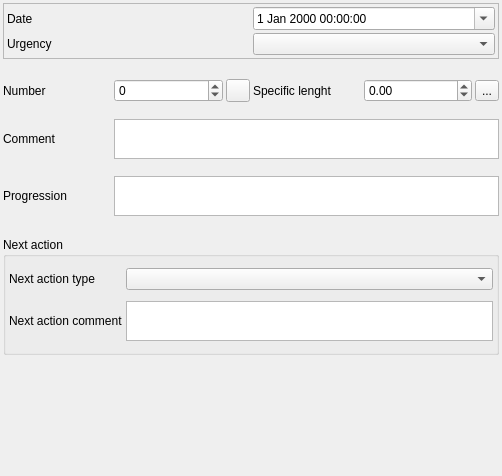
<?xml version="1.0" encoding="UTF-8"?>
<ui version="4.0">
 <class>Form_base3_levee</class>
 <widget class="QWidget" name="Form_base3_levee">
  <property name="geometry">
   <rect>
    <x>0</x>
    <y>0</y>
    <width>502</width>
    <height>476</height>
   </rect>
  </property>
  <property name="windowTitle">
   <string>Form</string>
  </property>
  <layout class="QVBoxLayout" name="verticalLayout">
   <property name="spacing">
    <number>3</number>
   </property>
   <property name="leftMargin">
    <number>3</number>
   </property>
   <property name="topMargin">
    <number>3</number>
   </property>
   <property name="rightMargin">
    <number>3</number>
   </property>
   <property name="bottomMargin">
    <number>3</number>
   </property>
   <item>
    <widget class="QFrame" name="frame">
     <property name="frameShape">
      <enum>QFrame::StyledPanel</enum>
     </property>
     <property name="frameShadow">
      <enum>QFrame::Raised</enum>
     </property>
     <layout class="QGridLayout" name="gridLayout_3">
      <property name="leftMargin">
       <number>3</number>
      </property>
      <property name="topMargin">
       <number>3</number>
      </property>
      <property name="rightMargin">
       <number>3</number>
      </property>
      <property name="bottomMargin">
       <number>3</number>
      </property>
      <property name="spacing">
       <number>3</number>
      </property>
      <item row="0" column="0">
       <widget class="QLabel" name="label">
        <property name="text">
         <string>Date</string>
        </property>
        <property name="wordWrap">
         <bool>true</bool>
        </property>
       </widget>
      </item>
      <item row="1" column="0">
       <widget class="QLabel" name="label_5">
        <property name="text">
         <string>Urgency</string>
        </property>
        <property name="wordWrap">
         <bool>true</bool>
        </property>
       </widget>
      </item>
      <item row="1" column="1">
       <widget class="QComboBox" name="gravity"/>
      </item>
      <item row="0" column="1">
       <widget class="QDateTimeEdit" name="datetimeobservation">
        <property name="calendarPopup">
         <bool>true</bool>
        </property>
       </widget>
      </item>
     </layout>
    </widget>
   </item>
   <item>
    <widget class="QStackedWidget" name="stackedWidget">
     <property name="currentIndex">
      <number>0</number>
     </property>
     <widget class="QWidget" name="page_infra">
      <layout class="QGridLayout" name="gridLayout" columnstretch="0,0,0,0,0,0">
       <property name="leftMargin">
        <number>0</number>
       </property>
       <property name="topMargin">
        <number>3</number>
       </property>
       <property name="rightMargin">
        <number>0</number>
       </property>
       <property name="bottomMargin">
        <number>3</number>
       </property>
       <property name="spacing">
        <number>3</number>
       </property>
       <item row="5" column="0">
        <widget class="QLabel" name="label_6">
         <property name="text">
          <string>Progression</string>
         </property>
         <property name="wordWrap">
          <bool>true</bool>
         </property>
        </widget>
       </item>
       <item row="1" column="1">
        <widget class="QSpinBox" name="number">
         <property name="minimum">
          <number>-1</number>
         </property>
         <property name="maximum">
          <number>999999</number>
         </property>
        </widget>
       </item>
       <item row="1" column="3">
        <widget class="QLabel" name="label_11">
         <property name="text">
          <string>Specific lenght</string>
         </property>
         <property name="wordWrap">
          <bool>true</bool>
         </property>
        </widget>
       </item>
       <item row="3" column="0">
        <widget class="QLabel" name="label_7">
         <property name="text">
          <string>Comment</string>
         </property>
         <property name="wordWrap">
          <bool>true</bool>
         </property>
        </widget>
       </item>
       <item row="1" column="0">
        <widget class="QLabel" name="label_2">
         <property name="text">
          <string>Number</string>
         </property>
         <property name="wordWrap">
          <bool>true</bool>
         </property>
        </widget>
       </item>
       <item row="1" column="2">
        <widget class="QToolButton" name="toolButton_calc_nb">
         <property name="text">
          <string/>
         </property>
         <property name="icon">
          <iconset>
           <normaloff>:/plugins/Lamia/icons/numpad.png</normaloff>:/plugins/Lamia/icons/numpad.png</iconset>
         </property>
        </widget>
       </item>
       <item row="1" column="4">
        <widget class="QDoubleSpinBox" name="specificlenght">
         <property name="minimum">
          <double>-1.000000000000000</double>
         </property>
         <property name="maximum">
          <double>999999.000000000000000</double>
         </property>
        </widget>
       </item>
       <item row="1" column="5">
        <widget class="QToolButton" name="toolButton_longueur">
         <property name="text">
          <string>...</string>
         </property>
        </widget>
       </item>
       <item row="3" column="1" colspan="5">
        <widget class="QTextEdit" name="comment">
         <property name="sizePolicy">
          <sizepolicy hsizetype="Expanding" vsizetype="Expanding">
           <horstretch>0</horstretch>
           <verstretch>0</verstretch>
          </sizepolicy>
         </property>
         <property name="maximumSize">
          <size>
           <width>16777215</width>
           <height>40</height>
          </size>
         </property>
        </widget>
       </item>
       <item row="5" column="1" colspan="5">
        <widget class="QTextEdit" name="progression">
         <property name="sizePolicy">
          <sizepolicy hsizetype="Expanding" vsizetype="Expanding">
           <horstretch>0</horstretch>
           <verstretch>0</verstretch>
          </sizepolicy>
         </property>
         <property name="maximumSize">
          <size>
           <width>16777215</width>
           <height>40</height>
          </size>
         </property>
        </widget>
       </item>
      </layout>
     </widget>
     <widget class="QWidget" name="page_equip">
      <layout class="QVBoxLayout" name="verticalLayout_3">
       <property name="spacing">
        <number>3</number>
       </property>
       <property name="leftMargin">
        <number>0</number>
       </property>
       <property name="topMargin">
        <number>9</number>
       </property>
       <property name="rightMargin">
        <number>0</number>
       </property>
       <property name="bottomMargin">
        <number>9</number>
       </property>
       <item>
        <widget class="QStackedWidget" name="stackedWidget_2">
         <property name="currentIndex">
          <number>2</number>
         </property>
         <widget class="QWidget" name="page">
          <layout class="QGridLayout" name="gridLayout_2">
           <property name="leftMargin">
            <number>0</number>
           </property>
           <property name="rightMargin">
            <number>0</number>
           </property>
           <item row="2" column="0">
            <spacer name="verticalSpacer_2">
             <property name="orientation">
              <enum>Qt::Vertical</enum>
             </property>
             <property name="sizeHint" stdset="0">
              <size>
               <width>20</width>
               <height>40</height>
              </size>
             </property>
            </spacer>
           </item>
           <item row="0" column="1">
            <widget class="QComboBox" name="conditionglobal"/>
           </item>
           <item row="0" column="0">
            <widget class="QLabel" name="label_3">
             <property name="text">
              <string>General condition</string>
             </property>
             <property name="wordWrap">
              <bool>true</bool>
             </property>
            </widget>
           </item>
           <item row="1" column="0">
            <widget class="QLabel" name="label_10">
             <property name="text">
              <string>Comment</string>
             </property>
             <property name="wordWrap">
              <bool>true</bool>
             </property>
            </widget>
           </item>
           <item row="1" column="1">
            <widget class="QTextBrowser" name="conditionglobalcom">
             <property name="maximumSize">
              <size>
               <width>16777215</width>
               <height>60</height>
              </size>
             </property>
            </widget>
           </item>
          </layout>
         </widget>
         <widget class="QWidget" name="page_2">
          <layout class="QHBoxLayout" name="horizontalLayout_2">
           <property name="leftMargin">
            <number>0</number>
           </property>
           <property name="rightMargin">
            <number>0</number>
           </property>
           <item>
            <widget class="QTabWidget" name="tabWidget">
             <property name="currentIndex">
              <number>4</number>
             </property>
             <widget class="QWidget" name="tab">
              <attribute name="title">
               <string>Gates\nand valves</string>
              </attribute>
              <layout class="QVBoxLayout" name="verticalLayout_4">
               <item>
                <widget class="QComboBox" name="oh_etatvantellerie"/>
               </item>
               <item>
                <widget class="QTextBrowser" name="oh_etatvantelleriecom">
                 <property name="maximumSize">
                  <size>
                   <width>16777215</width>
                   <height>40</height>
                  </size>
                 </property>
                 <property name="readOnly">
                  <bool>false</bool>
                 </property>
                </widget>
               </item>
              </layout>
             </widget>
             <widget class="QWidget" name="tab_2">
              <attribute name="title">
               <string>Civil\nwork</string>
              </attribute>
              <layout class="QVBoxLayout" name="verticalLayout_5">
               <item>
                <widget class="QComboBox" name="eqconditioncivilwork"/>
               </item>
               <item>
                <widget class="QTextBrowser" name="eqconditioncivilworkcom">
                 <property name="maximumSize">
                  <size>
                   <width>16777215</width>
                   <height>40</height>
                  </size>
                 </property>
                 <property name="readOnly">
                  <bool>false</bool>
                 </property>
                </widget>
               </item>
              </layout>
             </widget>
             <widget class="QWidget" name="tab_3">
              <attribute name="title">
               <string>Handling</string>
              </attribute>
              <layout class="QVBoxLayout" name="verticalLayout_6">
               <item>
                <widget class="QComboBox" name="eqhandlingtest"/>
               </item>
               <item>
                <widget class="QTextBrowser" name="eqhandlingtestcom">
                 <property name="maximumSize">
                  <size>
                   <width>16777215</width>
                   <height>40</height>
                  </size>
                 </property>
                 <property name="readOnly">
                  <bool>false</bool>
                 </property>
                </widget>
               </item>
              </layout>
             </widget>
             <widget class="QWidget" name="tab_4">
              <attribute name="title">
               <string>Sealing</string>
              </attribute>
              <layout class="QVBoxLayout" name="verticalLayout_7">
               <item>
                <widget class="QCheckBox" name="eqconditionsealing">
                 <property name="text">
                  <string>Sealed facility</string>
                 </property>
                </widget>
               </item>
               <item>
                <widget class="QTextBrowser" name="eqconditionsealingcom">
                 <property name="maximumSize">
                  <size>
                   <width>16777215</width>
                   <height>40</height>
                  </size>
                 </property>
                 <property name="readOnly">
                  <bool>false</bool>
                 </property>
                </widget>
               </item>
              </layout>
             </widget>
             <widget class="QWidget" name="tab_7">
              <attribute name="title">
               <string>Sedimentation</string>
              </attribute>
              <layout class="QVBoxLayout" name="verticalLayout_8">
               <item>
                <widget class="QComboBox" name="eqconditionsedimentation"/>
               </item>
               <item>
                <widget class="QTextBrowser" name="eqconditionsedimentationcom">
                 <property name="maximumSize">
                  <size>
                   <width>16777215</width>
                   <height>60</height>
                  </size>
                 </property>
                 <property name="readOnly">
                  <bool>false</bool>
                 </property>
                </widget>
               </item>
              </layout>
             </widget>
            </widget>
           </item>
          </layout>
         </widget>
         <widget class="QWidget" name="page_4">
          <layout class="QHBoxLayout" name="horizontalLayout">
           <property name="leftMargin">
            <number>0</number>
           </property>
           <property name="rightMargin">
            <number>0</number>
           </property>
           <item>
            <widget class="QTabWidget" name="tabWidget_2">
             <property name="currentIndex">
              <number>0</number>
             </property>
             <widget class="QWidget" name="tab_6">
              <attribute name="title">
               <string>Civil work</string>
              </attribute>
              <layout class="QVBoxLayout" name="verticalLayout_9">
               <item>
                <widget class="QComboBox" name="eqconditioncivilwork_2"/>
               </item>
               <item>
                <widget class="QTextBrowser" name="eqconditioncivilworkcom_2">
                 <property name="maximumSize">
                  <size>
                   <width>16777215</width>
                   <height>40</height>
                  </size>
                 </property>
                 <property name="readOnly">
                  <bool>false</bool>
                 </property>
                </widget>
               </item>
              </layout>
             </widget>
             <widget class="QWidget" name="tab_5">
              <attribute name="title">
               <string>Sedimentation</string>
              </attribute>
              <layout class="QVBoxLayout" name="verticalLayout_10">
               <item>
                <widget class="QComboBox" name="eqconditionsedimentation_2"/>
               </item>
               <item>
                <widget class="QTextBrowser" name="eqconditionsedimentationcom_2">
                 <property name="maximumSize">
                  <size>
                   <width>16777215</width>
                   <height>60</height>
                  </size>
                 </property>
                 <property name="readOnly">
                  <bool>false</bool>
                 </property>
                </widget>
               </item>
              </layout>
             </widget>
            </widget>
           </item>
          </layout>
         </widget>
        </widget>
       </item>
      </layout>
     </widget>
     <widget class="QWidget" name="page_3">
      <layout class="QVBoxLayout" name="verticalLayout_2">
       <property name="leftMargin">
        <number>0</number>
       </property>
       <property name="rightMargin">
        <number>0</number>
       </property>
       <item>
        <widget class="QLabel" name="label_9">
         <property name="text">
          <string>Equip</string>
         </property>
        </widget>
       </item>
      </layout>
     </widget>
    </widget>
   </item>
   <item>
    <widget class="QGroupBox" name="groupBox">
     <property name="title">
      <string>Next action</string>
     </property>
     <layout class="QGridLayout" name="gridLayout_4">
      <property name="leftMargin">
       <number>3</number>
      </property>
      <property name="topMargin">
       <number>3</number>
      </property>
      <property name="rightMargin">
       <number>3</number>
      </property>
      <property name="bottomMargin">
       <number>3</number>
      </property>
      <property name="spacing">
       <number>3</number>
      </property>
      <item row="1" column="0">
       <widget class="QLabel" name="label_8">
        <property name="text">
         <string>Next action comment</string>
        </property>
        <property name="wordWrap">
         <bool>true</bool>
        </property>
       </widget>
      </item>
      <item row="0" column="1">
       <widget class="QComboBox" name="nextactiontype"/>
      </item>
      <item row="1" column="1">
       <widget class="QTextEdit" name="nextactioncomment">
        <property name="sizePolicy">
         <sizepolicy hsizetype="Expanding" vsizetype="Expanding">
          <horstretch>0</horstretch>
          <verstretch>0</verstretch>
         </sizepolicy>
        </property>
        <property name="maximumSize">
         <size>
          <width>16777215</width>
          <height>40</height>
         </size>
        </property>
       </widget>
      </item>
      <item row="0" column="0">
       <widget class="QLabel" name="label_4">
        <property name="text">
         <string>Next action type</string>
        </property>
        <property name="wordWrap">
         <bool>true</bool>
        </property>
       </widget>
      </item>
     </layout>
    </widget>
   </item>
   <item>
    <spacer name="verticalSpacer">
     <property name="orientation">
      <enum>Qt::Vertical</enum>
     </property>
     <property name="sizeHint" stdset="0">
      <size>
       <width>20</width>
       <height>40</height>
      </size>
     </property>
    </spacer>
   </item>
  </layout>
 </widget>
 <resources/>
 <connections/>
</ui>
